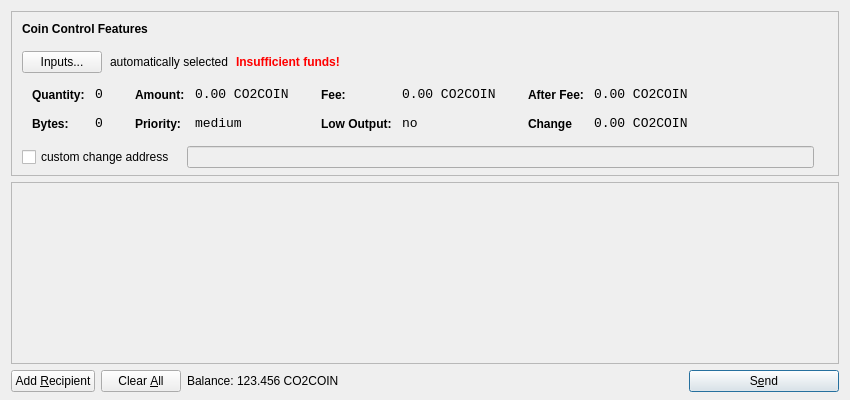
<?xml version="1.0" encoding="UTF-8"?>
<ui version="4.0">
 <class>SendCoinsDialog</class>
 <widget class="QDialog" name="SendCoinsDialog">
  <property name="geometry">
   <rect>
    <x>0</x>
    <y>0</y>
    <width>850</width>
    <height>400</height>
   </rect>
  </property>
  <property name="windowTitle">
   <string>Send Coins</string>
  </property>
  <layout class="QVBoxLayout" name="verticalLayout" stretch="0,1,0">
   <property name="bottomMargin">
    <number>8</number>
   </property>
   <item>
    <widget class="QFrame" name="frameCoinControl">
     <property name="sizePolicy">
      <sizepolicy hsizetype="Expanding" vsizetype="Expanding">
       <horstretch>0</horstretch>
       <verstretch>0</verstretch>
      </sizepolicy>
     </property>
     <property name="maximumSize">
      <size>
       <width>16777215</width>
       <height>16777215</height>
      </size>
     </property>
     <property name="frameShape">
      <enum>QFrame::StyledPanel</enum>
     </property>
     <property name="frameShadow">
      <enum>QFrame::Sunken</enum>
     </property>
     <layout class="QVBoxLayout" name="verticalLayoutCoinControl2">
      <property name="spacing">
       <number>-1</number>
      </property>
      <property name="leftMargin">
       <number>0</number>
      </property>
      <property name="topMargin">
       <number>0</number>
      </property>
      <property name="rightMargin">
       <number>0</number>
      </property>
      <property name="bottomMargin">
       <number>6</number>
      </property>
      <item>
       <layout class="QVBoxLayout" name="verticalLayoutCoinControl" stretch="0,0,0,0,1">
        <property name="spacing">
         <number>0</number>
        </property>
        <property name="leftMargin">
         <number>10</number>
        </property>
        <property name="topMargin">
         <number>10</number>
        </property>
        <item>
         <layout class="QHBoxLayout" name="horizontalLayoutCoinControl1">
          <property name="bottomMargin">
           <number>15</number>
          </property>
          <item>
           <widget class="QLabel" name="labelCoinControlFeatures">
            <property name="sizePolicy">
             <sizepolicy hsizetype="Preferred" vsizetype="Maximum">
              <horstretch>0</horstretch>
              <verstretch>0</verstretch>
             </sizepolicy>
            </property>
            <property name="font">
             <font>
              <weight>75</weight>
              <bold>true</bold>
             </font>
            </property>
            <property name="styleSheet">
             <string notr="true">font-weight:bold;</string>
            </property>
            <property name="text">
             <string>Coin Control Features</string>
            </property>
           </widget>
          </item>
         </layout>
        </item>
        <item>
         <layout class="QHBoxLayout" name="horizontalLayoutCoinControl2" stretch="0,0,0,0">
          <property name="spacing">
           <number>8</number>
          </property>
          <property name="bottomMargin">
           <number>10</number>
          </property>
          <item>
           <widget class="QPushButton" name="pushButtonCoinControl">
            <property name="styleSheet">
             <string notr="true"/>
            </property>
            <property name="text">
             <string>Inputs...</string>
            </property>
           </widget>
          </item>
          <item>
           <widget class="QLabel" name="labelCoinControlAutomaticallySelected">
            <property name="text">
             <string>automatically selected</string>
            </property>
            <property name="margin">
             <number>5</number>
            </property>
           </widget>
          </item>
          <item>
           <widget class="QLabel" name="labelCoinControlInsuffFunds">
            <property name="font">
             <font>
              <weight>75</weight>
              <bold>true</bold>
             </font>
            </property>
            <property name="styleSheet">
             <string notr="true">color:red;font-weight:bold;</string>
            </property>
            <property name="text">
             <string>Insufficient funds!</string>
            </property>
            <property name="margin">
             <number>5</number>
            </property>
           </widget>
          </item>
          <item>
           <spacer name="horizontalSpacerCoinControl">
            <property name="orientation">
             <enum>Qt::Horizontal</enum>
            </property>
            <property name="sizeHint" stdset="0">
             <size>
              <width>40</width>
              <height>1</height>
             </size>
            </property>
           </spacer>
          </item>
         </layout>
        </item>
        <item>
         <widget class="QWidget" name="widgetCoinControl" native="true">
          <property name="sizePolicy">
           <sizepolicy hsizetype="Preferred" vsizetype="Preferred">
            <horstretch>0</horstretch>
            <verstretch>0</verstretch>
           </sizepolicy>
          </property>
          <property name="minimumSize">
           <size>
            <width>0</width>
            <height>0</height>
           </size>
          </property>
          <property name="styleSheet">
           <string notr="true"/>
          </property>
          <layout class="QHBoxLayout" name="horizontalLayoutCoinControl5">
           <property name="margin">
            <number>0</number>
           </property>
           <item>
            <layout class="QHBoxLayout" name="horizontalLayoutCoinControl3" stretch="0,0,0,1">
             <property name="spacing">
              <number>20</number>
             </property>
             <property name="topMargin">
              <number>0</number>
             </property>
             <property name="bottomMargin">
              <number>10</number>
             </property>
             <item>
              <layout class="QFormLayout" name="formLayoutCoinControl1">
               <property name="horizontalSpacing">
                <number>10</number>
               </property>
               <property name="verticalSpacing">
                <number>14</number>
               </property>
               <property name="leftMargin">
                <number>10</number>
               </property>
               <property name="topMargin">
                <number>4</number>
               </property>
               <property name="rightMargin">
                <number>6</number>
               </property>
               <item row="0" column="0">
                <widget class="QLabel" name="labelCoinControlQuantityText">
                 <property name="styleSheet">
                  <string notr="true">font-weight:bold;</string>
                 </property>
                 <property name="text">
                  <string>Quantity:</string>
                 </property>
                 <property name="margin">
                  <number>0</number>
                 </property>
                </widget>
               </item>
               <item row="0" column="1">
                <widget class="QLabel" name="labelCoinControlQuantity">
                 <property name="font">
                  <font>
                   <family>Monospace</family>
                   <pointsize>10</pointsize>
                  </font>
                 </property>
                 <property name="cursor">
                  <cursorShape>IBeamCursor</cursorShape>
                 </property>
                 <property name="contextMenuPolicy">
                  <enum>Qt::ActionsContextMenu</enum>
                 </property>
                 <property name="text">
                  <string>0</string>
                 </property>
                 <property name="margin">
                  <number>0</number>
                 </property>
                 <property name="textInteractionFlags">
                  <set>Qt::LinksAccessibleByMouse|Qt::TextSelectableByKeyboard|Qt::TextSelectableByMouse</set>
                 </property>
                </widget>
               </item>
               <item row="1" column="0">
                <widget class="QLabel" name="labelCoinControlBytesText">
                 <property name="styleSheet">
                  <string notr="true">font-weight:bold;</string>
                 </property>
                 <property name="text">
                  <string>Bytes:</string>
                 </property>
                </widget>
               </item>
               <item row="1" column="1">
                <widget class="QLabel" name="labelCoinControlBytes">
                 <property name="font">
                  <font>
                   <family>Monospace</family>
                   <pointsize>10</pointsize>
                  </font>
                 </property>
                 <property name="cursor">
                  <cursorShape>IBeamCursor</cursorShape>
                 </property>
                 <property name="contextMenuPolicy">
                  <enum>Qt::ActionsContextMenu</enum>
                 </property>
                 <property name="text">
                  <string>0</string>
                 </property>
                 <property name="textInteractionFlags">
                  <set>Qt::LinksAccessibleByMouse|Qt::TextSelectableByKeyboard|Qt::TextSelectableByMouse</set>
                 </property>
                </widget>
               </item>
              </layout>
             </item>
             <item>
              <layout class="QFormLayout" name="formLayoutCoinControl2">
               <property name="horizontalSpacing">
                <number>10</number>
               </property>
               <property name="verticalSpacing">
                <number>14</number>
               </property>
               <property name="leftMargin">
                <number>6</number>
               </property>
               <property name="topMargin">
                <number>4</number>
               </property>
               <property name="rightMargin">
                <number>6</number>
               </property>
               <item row="0" column="0">
                <widget class="QLabel" name="labelCoinControlAmountText">
                 <property name="styleSheet">
                  <string notr="true">font-weight:bold;</string>
                 </property>
                 <property name="text">
                  <string>Amount:</string>
                 </property>
                 <property name="margin">
                  <number>0</number>
                 </property>
                </widget>
               </item>
               <item row="0" column="1">
                <widget class="QLabel" name="labelCoinControlAmount">
                 <property name="font">
                  <font>
                   <family>Monospace</family>
                   <pointsize>10</pointsize>
                  </font>
                 </property>
                 <property name="cursor">
                  <cursorShape>IBeamCursor</cursorShape>
                 </property>
                 <property name="contextMenuPolicy">
                  <enum>Qt::ActionsContextMenu</enum>
                 </property>
                 <property name="text">
                  <string notr="true">0.00 CO2COIN</string>
                 </property>
                 <property name="textInteractionFlags">
                  <set>Qt::LinksAccessibleByMouse|Qt::TextSelectableByKeyboard|Qt::TextSelectableByMouse</set>
                 </property>
                </widget>
               </item>
               <item row="1" column="0">
                <widget class="QLabel" name="labelCoinControlPriorityText">
                 <property name="styleSheet">
                  <string notr="true">font-weight:bold;</string>
                 </property>
                 <property name="text">
                  <string>Priority:</string>
                 </property>
                </widget>
               </item>
               <item row="1" column="1">
                <widget class="QLabel" name="labelCoinControlPriority">
                 <property name="font">
                  <font>
                   <family>Monospace</family>
                   <pointsize>10</pointsize>
                  </font>
                 </property>
                 <property name="cursor">
                  <cursorShape>IBeamCursor</cursorShape>
                 </property>
                 <property name="contextMenuPolicy">
                  <enum>Qt::ActionsContextMenu</enum>
                 </property>
                 <property name="text">
                  <string>medium</string>
                 </property>
                 <property name="textInteractionFlags">
                  <set>Qt::LinksAccessibleByMouse|Qt::TextSelectableByKeyboard|Qt::TextSelectableByMouse</set>
                 </property>
                </widget>
               </item>
              </layout>
             </item>
             <item>
              <layout class="QFormLayout" name="formLayoutCoinControl3">
               <property name="horizontalSpacing">
                <number>10</number>
               </property>
               <property name="verticalSpacing">
                <number>14</number>
               </property>
               <property name="leftMargin">
                <number>6</number>
               </property>
               <property name="topMargin">
                <number>4</number>
               </property>
               <property name="rightMargin">
                <number>6</number>
               </property>
               <item row="0" column="0">
                <widget class="QLabel" name="labelCoinControlFeeText">
                 <property name="styleSheet">
                  <string notr="true">font-weight:bold;</string>
                 </property>
                 <property name="text">
                  <string>Fee:</string>
                 </property>
                 <property name="margin">
                  <number>0</number>
                 </property>
                </widget>
               </item>
               <item row="0" column="1">
                <widget class="QLabel" name="labelCoinControlFee">
                 <property name="font">
                  <font>
                   <family>Monospace</family>
                   <pointsize>10</pointsize>
                  </font>
                 </property>
                 <property name="cursor">
                  <cursorShape>IBeamCursor</cursorShape>
                 </property>
                 <property name="contextMenuPolicy">
                  <enum>Qt::ActionsContextMenu</enum>
                 </property>
                 <property name="text">
                  <string notr="true">0.00 CO2COIN</string>
                 </property>
                 <property name="textInteractionFlags">
                  <set>Qt::LinksAccessibleByMouse|Qt::TextSelectableByKeyboard|Qt::TextSelectableByMouse</set>
                 </property>
                </widget>
               </item>
               <item row="1" column="0">
                <widget class="QLabel" name="labelCoinControlLowOutputText">
                 <property name="styleSheet">
                  <string notr="true">font-weight:bold;</string>
                 </property>
                 <property name="text">
                  <string>Low Output:</string>
                 </property>
                </widget>
               </item>
               <item row="1" column="1">
                <widget class="QLabel" name="labelCoinControlLowOutput">
                 <property name="font">
                  <font>
                   <family>Monospace</family>
                   <pointsize>10</pointsize>
                  </font>
                 </property>
                 <property name="cursor">
                  <cursorShape>IBeamCursor</cursorShape>
                 </property>
                 <property name="contextMenuPolicy">
                  <enum>Qt::ActionsContextMenu</enum>
                 </property>
                 <property name="text">
                  <string>no</string>
                 </property>
                 <property name="textInteractionFlags">
                  <set>Qt::LinksAccessibleByMouse|Qt::TextSelectableByKeyboard|Qt::TextSelectableByMouse</set>
                 </property>
                </widget>
               </item>
              </layout>
             </item>
             <item>
              <layout class="QFormLayout" name="formLayoutCoinControl4">
               <property name="horizontalSpacing">
                <number>10</number>
               </property>
               <property name="verticalSpacing">
                <number>14</number>
               </property>
               <property name="leftMargin">
                <number>6</number>
               </property>
               <property name="topMargin">
                <number>4</number>
               </property>
               <property name="rightMargin">
                <number>6</number>
               </property>
               <item row="0" column="0">
                <widget class="QLabel" name="labelCoinControlAfterFeeText">
                 <property name="styleSheet">
                  <string notr="true">font-weight:bold;</string>
                 </property>
                 <property name="text">
                  <string>After Fee:</string>
                 </property>
                 <property name="margin">
                  <number>0</number>
                 </property>
                </widget>
               </item>
               <item row="0" column="1">
                <widget class="QLabel" name="labelCoinControlAfterFee">
                 <property name="font">
                  <font>
                   <family>Monospace</family>
                   <pointsize>10</pointsize>
                  </font>
                 </property>
                 <property name="cursor">
                  <cursorShape>IBeamCursor</cursorShape>
                 </property>
                 <property name="contextMenuPolicy">
                  <enum>Qt::ActionsContextMenu</enum>
                 </property>
                 <property name="text">
                  <string notr="true">0.00 CO2COIN</string>
                 </property>
                 <property name="textInteractionFlags">
                  <set>Qt::LinksAccessibleByMouse|Qt::TextSelectableByKeyboard|Qt::TextSelectableByMouse</set>
                 </property>
                </widget>
               </item>
               <item row="1" column="0">
                <widget class="QLabel" name="labelCoinControlChangeText">
                 <property name="styleSheet">
                  <string notr="true">font-weight:bold;</string>
                 </property>
                 <property name="text">
                  <string>Change</string>
                 </property>
                </widget>
               </item>
               <item row="1" column="1">
                <widget class="QLabel" name="labelCoinControlChange">
                 <property name="font">
                  <font>
                   <family>Monospace</family>
                   <pointsize>10</pointsize>
                  </font>
                 </property>
                 <property name="cursor">
                  <cursorShape>IBeamCursor</cursorShape>
                 </property>
                 <property name="contextMenuPolicy">
                  <enum>Qt::ActionsContextMenu</enum>
                 </property>
                 <property name="text">
                  <string notr="true">0.00 CO2COIN</string>
                 </property>
                 <property name="textInteractionFlags">
                  <set>Qt::LinksAccessibleByMouse|Qt::TextSelectableByKeyboard|Qt::TextSelectableByMouse</set>
                 </property>
                </widget>
               </item>
              </layout>
             </item>
            </layout>
           </item>
          </layout>
         </widget>
        </item>
        <item>
         <layout class="QHBoxLayout" name="horizontalLayoutCoinControl4" stretch="0,0,0">
          <property name="spacing">
           <number>12</number>
          </property>
          <property name="sizeConstraint">
           <enum>QLayout::SetDefaultConstraint</enum>
          </property>
          <property name="topMargin">
           <number>5</number>
          </property>
          <property name="rightMargin">
           <number>5</number>
          </property>
          <item>
           <widget class="QCheckBox" name="checkBoxCoinControlChange">
            <property name="text">
             <string>custom change address</string>
            </property>
           </widget>
          </item>
          <item>
           <widget class="QLineEdit" name="lineEditCoinControlChange">
            <property name="enabled">
             <bool>false</bool>
            </property>
            <property name="sizePolicy">
             <sizepolicy hsizetype="Expanding" vsizetype="Fixed">
              <horstretch>0</horstretch>
              <verstretch>0</verstretch>
             </sizepolicy>
            </property>
           </widget>
          </item>
          <item>
           <widget class="QLabel" name="labelCoinControlChangeLabel">
            <property name="sizePolicy">
             <sizepolicy hsizetype="Preferred" vsizetype="Expanding">
              <horstretch>0</horstretch>
              <verstretch>0</verstretch>
             </sizepolicy>
            </property>
            <property name="minimumSize">
             <size>
              <width>0</width>
              <height>0</height>
             </size>
            </property>
            <property name="text">
             <string/>
            </property>
            <property name="margin">
             <number>3</number>
            </property>
           </widget>
          </item>
         </layout>
        </item>
        <item>
         <spacer name="verticalSpacerCoinControl">
          <property name="orientation">
           <enum>Qt::Vertical</enum>
          </property>
          <property name="sizeHint" stdset="0">
           <size>
            <width>800</width>
            <height>1</height>
           </size>
          </property>
         </spacer>
        </item>
       </layout>
      </item>
     </layout>
    </widget>
   </item>
   <item>
    <widget class="QScrollArea" name="scrollArea">
     <property name="widgetResizable">
      <bool>true</bool>
     </property>
     <widget class="QWidget" name="scrollAreaWidgetContents">
      <property name="geometry">
       <rect>
        <x>0</x>
        <y>0</y>
        <width>830</width>
        <height>165</height>
       </rect>
      </property>
      <layout class="QVBoxLayout" name="verticalLayout_2">
       <property name="margin">
        <number>0</number>
       </property>
       <item>
        <layout class="QVBoxLayout" name="entries">
         <property name="spacing">
          <number>6</number>
         </property>
        </layout>
       </item>
       <item>
        <spacer name="verticalSpacer">
         <property name="orientation">
          <enum>Qt::Vertical</enum>
         </property>
         <property name="sizeHint" stdset="0">
          <size>
           <width>20</width>
           <height>40</height>
          </size>
         </property>
        </spacer>
       </item>
      </layout>
     </widget>
    </widget>
   </item>
   <item>
    <layout class="QHBoxLayout" name="horizontalLayout">
     <item>
      <widget class="QPushButton" name="addButton">
       <property name="toolTip">
        <string>Send to multiple recipients at once</string>
       </property>
       <property name="text">
        <string>Add &amp;Recipient</string>
       </property>
       <property name="autoDefault">
        <bool>false</bool>
       </property>
      </widget>
     </item>
     <item>
      <widget class="QPushButton" name="clearButton">
       <property name="sizePolicy">
        <sizepolicy hsizetype="Minimum" vsizetype="Fixed">
         <horstretch>0</horstretch>
         <verstretch>0</verstretch>
        </sizepolicy>
       </property>
       <property name="toolTip">
        <string>Remove all transaction fields</string>
       </property>
       <property name="text">
        <string>Clear &amp;All</string>
       </property>
       <property name="autoRepeatDelay">
        <number>300</number>
       </property>
       <property name="autoDefault">
        <bool>false</bool>
       </property>
      </widget>
     </item>
     <item>
      <layout class="QHBoxLayout" name="horizontalLayout_2">
       <property name="spacing">
        <number>3</number>
       </property>
       <item>
        <widget class="QLabel" name="label">
         <property name="sizePolicy">
          <sizepolicy hsizetype="Preferred" vsizetype="Fixed">
           <horstretch>0</horstretch>
           <verstretch>0</verstretch>
          </sizepolicy>
         </property>
         <property name="text">
          <string>Balance:</string>
         </property>
        </widget>
       </item>
       <item>
        <widget class="QLabel" name="labelBalance">
         <property name="sizePolicy">
          <sizepolicy hsizetype="Preferred" vsizetype="Fixed">
           <horstretch>0</horstretch>
           <verstretch>0</verstretch>
          </sizepolicy>
         </property>
         <property name="cursor">
          <cursorShape>IBeamCursor</cursorShape>
         </property>
         <property name="text">
          <string notr="true">123.456 CO2COIN</string>
         </property>
         <property name="textInteractionFlags">
          <set>Qt::LinksAccessibleByMouse|Qt::TextSelectableByKeyboard|Qt::TextSelectableByMouse</set>
         </property>
        </widget>
       </item>
      </layout>
     </item>
     <item>
      <spacer name="horizontalSpacer">
       <property name="orientation">
        <enum>Qt::Horizontal</enum>
       </property>
       <property name="sizeHint" stdset="0">
        <size>
         <width>40</width>
         <height>20</height>
        </size>
       </property>
      </spacer>
     </item>
     <item>
      <widget class="QPushButton" name="sendButton">
       <property name="minimumSize">
        <size>
         <width>150</width>
         <height>0</height>
        </size>
       </property>
       <property name="toolTip">
        <string>Confirm the send action</string>
       </property>
       <property name="text">
        <string>S&amp;end</string>
       </property>
       <property name="icon">
        <iconset resource="../bitcoin.qrc">
         <normaloff>:/icons/send</normaloff>:/icons/send</iconset>
       </property>
       <property name="default">
        <bool>true</bool>
       </property>
      </widget>
     </item>
    </layout>
   </item>
  </layout>
 </widget>
 <resources>
  <include location="../bitcoin.qrc"/>
 </resources>
 <connections/>
</ui>
